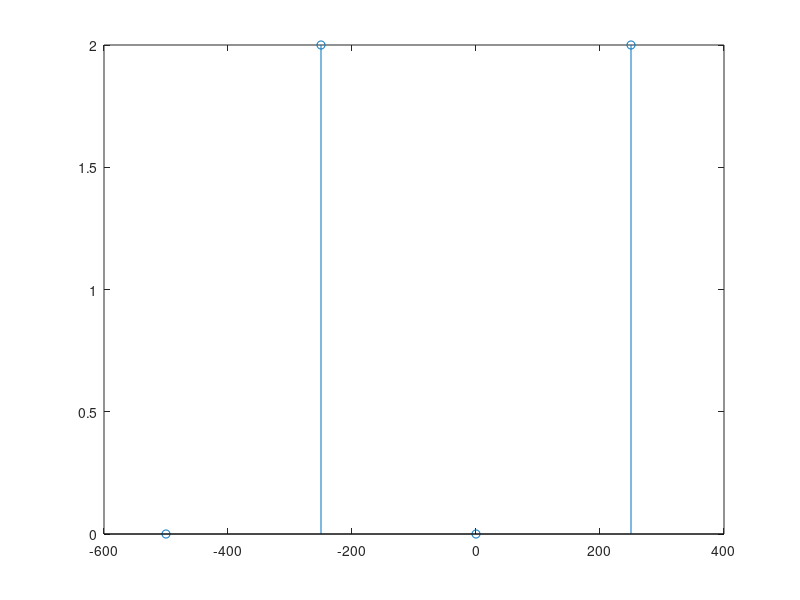

The MATLAB source for this figure:
clc; close all; clear;

x = [1 0 -1 0];

N = length(x);
my_DFT = zeros(1,N);

for k=1:N
    for n=1:N
        my_DFT(k) = my_DFT(k) + x(n) * exp(-1i*2*pi*(k-1)*(n-1)/N);
    end
end

disp("MY dft");
disp(real(my_DFT));
disp("Fft");
disp(fft(x));

% Remember that in DFT, half of the points are the negative frequencies
% odd: {1,2,3,4,5} => fftshift {4,5,1,2,3}. With 1 being the 0 point
% even: {1,2,3,4} => fftshift {3,4,1,2}. With 1 being the 0 point.

my_DFT2 = real(fftshift(my_DFT));

fa = 1000;
deltaF = fa/N;

mid_index = floor((N + 1)/2);
k_values_with_negative = -mid_index:mid_index-1;
k_values = 1:N;
ylabel("Dft(x)");
xlabel("Frequency (Hz)");
stem(k_values_with_negative*deltaF,my_DFT2(k_values));






